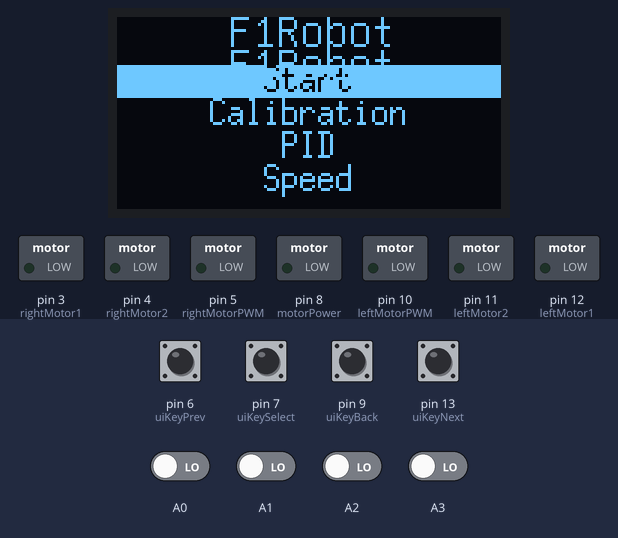
Bench run of a sketch on a simulated Arduino Nano, built with avr-gcc and run on an emulated ATmega328P. Shown: 128×64 one-colour display, switched loads named in the sketch (green lamp = pin HIGH). Inputs (shaded band) come from the test bench; at power-on: pin 6 (uiKeyPrev), pin 7 (uiKeySelect), pin 9 (uiKeyBack), pin 13 (uiKeyNext) HIGH, A0–3 LOW.

Above: at 1.2 s.
1.3 s: pin 7 (uiKeySelect) pulled LOW for 0.15 s
At 2.7 s:
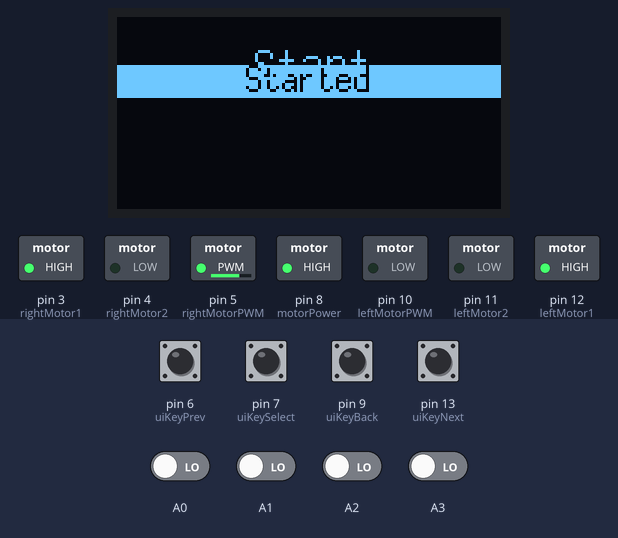
3.0 s: A0 driven HIGH
At 3.9 s:
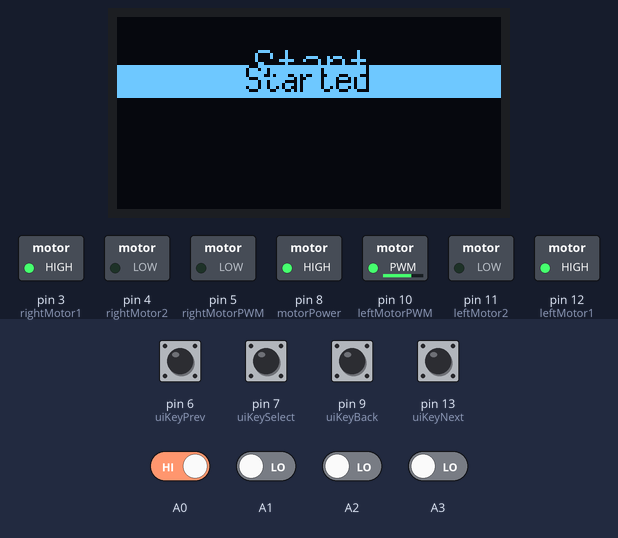
4.5 s: A1 driven HIGH
At 5.3 s:
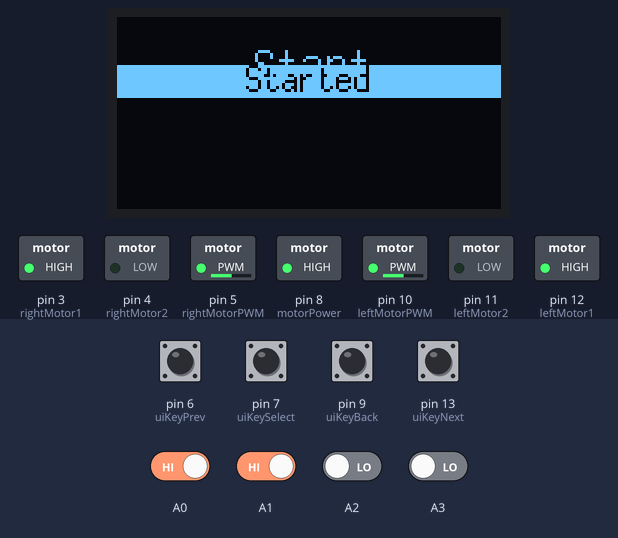
6.0 s: pin 9 (uiKeyBack) pulled LOW for 0.15 s
At 7.5 s:
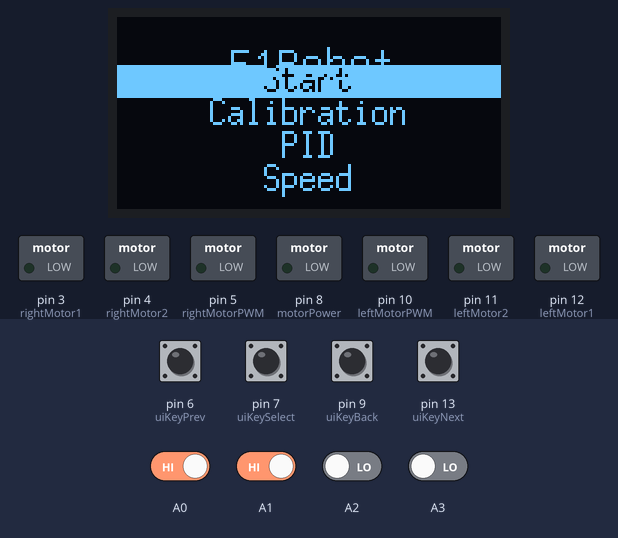
7.9 s: pin 13 (uiKeyNext) pulled LOW for 0.15 s
At 8.7 s:
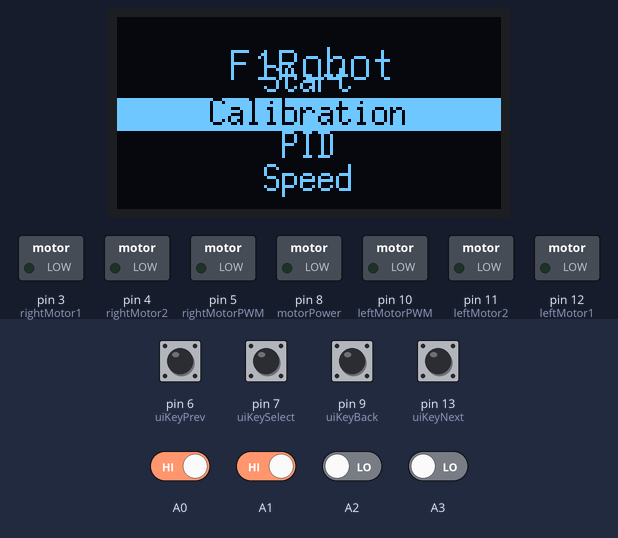
9.8 s: pin 7 (uiKeySelect) pulled LOW for 1 s
At 15.5 s:
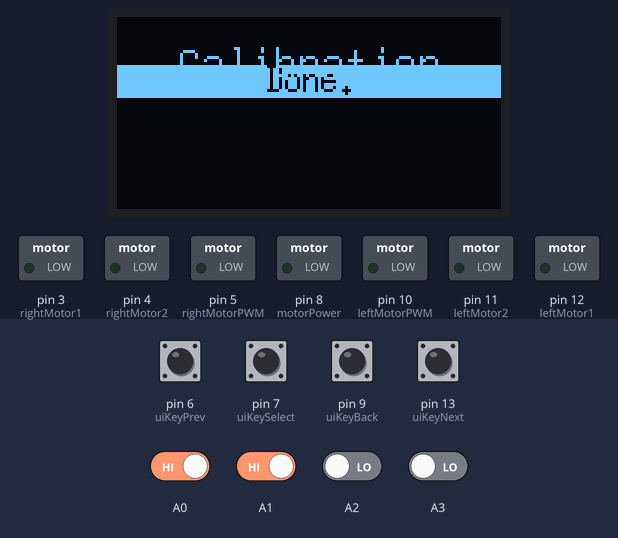
Timing chart, 0 to 16.5 s (numbered marks = the images above; inputs shaded):
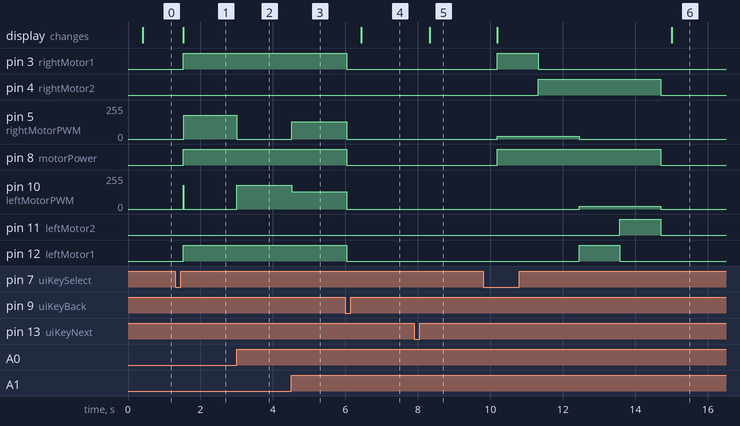

Measured:
- after the input at 1.3 s, pin 3 (rightMotor1), pin 8 (motorPower), pin 12 (leftMotor1): LOW → HIGH after 0.23 s; pin 5 (rightMotorPWM): 0/255 → 180/255 after 0.24 s; pin 10 (leftMotorPWM): 0/255 → 180/255 after 0.23 s, → 0/255 0.01 s later; the display: changes after 0.23 s (image 1)
- after the input at 3.0 s, pin 5 (rightMotorPWM): 180/255 → 0/255 at once; pin 10 (leftMotorPWM): 0/255 → 180/255 at once
- after the input at 4.5 s, pin 5 (rightMotorPWM): 0/255 → 130/255 at once; pin 10 (leftMotorPWM): 180/255 → 130/255 at once
- after the input at 6.0 s, pin 3 (rightMotor1), pin 8 (motorPower), pin 12 (leftMotor1): HIGH → LOW at once; pin 5 (rightMotorPWM), pin 10 (leftMotorPWM): 130/255 → 0/255 at once; the display: changes after 0.43 s (image 4)
- after the input at 7.9 s, the display: changes after 0.43 s (image 5)
- after the input at 9.8 s, pin 3 (rightMotor1): LOW → HIGH after 0.39 s, → LOW 1.1 s later; pin 4 (rightMotor2): LOW → HIGH after 1.5 s, → LOW 3.4 s later

The sketch:

LineFollowerRobot.ino
```cpp
#include <QTRSensors.h>
#include "U8glib.h"
#include <avr/eeprom.h>

// Comment the following line out when done debugging.
//#define DEBUG

// Use LOG("abc") to output "abc" on the Serial interface if DEBUG is enabled.
// If DEBUG is disabled then LOG("abc") has no effect.
#ifdef DEBUG
#define LOG(X) Serial.println(X)
#else
#define LOG(X)
#endif

// The OLED Display
U8GLIB_SSD1306_128X64 u8g(U8G_I2C_OPT_DEV_0 | U8G_I2C_OPT_NO_ACK | U8G_I2C_OPT_FAST); // Fast I2C / TWI

int maxSpeed = 180;
int baseSpeed = 130;

//Kp 1
//Kd 17
//250 max
//200 base
int Kp = 1;  // experiment to determine this, start by something small that just makes your bot follow the line at a slow speed
int Kd = 17;  // experiment to determine this, slowly increase the speeds and adjust this value. ( Note: Kp < Kd)
int parameters[] = { Kp, Kd, maxSpeed, baseSpeed };

#define NUM_SENSORS       6  // number of sensors used
#define TIMEOUT         2500 // waits for 2500 us for sensor outputs to go low
#define EMITTER_PIN       2  // emitter is controlled by digital pin 2

#define rightMotor1 3
#define rightMotor2 4
#define rightMotorPWM 5
#define leftMotor1 12
#define leftMotor2 11
#define leftMotorPWM 10
#define motorPower 8

#define KEY_NONE 0
#define KEY_PREV 1
#define KEY_NEXT 2
#define KEY_SELECT 3
#define KEY_BACK 4

uint8_t uiKeyPrev = 6;
uint8_t uiKeyNext = 13;
uint8_t uiKeySelect = 7;
uint8_t uiKeyBack = 9;

uint8_t uiKeyCodeFirst = KEY_NONE;
uint8_t uiKeyCodeSecond = KEY_NONE;
uint8_t uiKeyCode = KEY_NONE;

int lastError = 0;
int leftMotorSpeed = 0;
int rightMotorSpeed = 0;

bool doneCalibrating = false;

QTRSensorsRC qtrrc((unsigned char[]) {
  A1, A2, A3, A6, A7, A0
} , NUM_SENSORS, TIMEOUT, EMITTER_PIN);

unsigned int sensorValues[NUM_SENSORS];

#define MENU_ITEMS 4
#define PAGES 5
const char *titles[PAGES] = {
  "F1Robot",
  "Start",
  "Calibration",
  "PID",
  "Speed"
};

#define CALIBRATING "Calibrating..."
#define KP "Kp = "
#define KD "Kd = "
#define MAX_SPEED "Max Speed = "
#define BASE_SPEED "Base Speed = "
#define STARTED "Started"

const char *menu_strings[PAGES][MENU_ITEMS] = {
  { "Start", "Calibration", "PID", "Speed" },
  { STARTED, "", "", "" },
  { CALIBRATING, "", "", "" },
  { KP, KD, "", "" },
  { MAX_SPEED, BASE_SPEED, "", "" }
};
uint8_t page_current = 0;
uint8_t menu_current = 0;
uint8_t menu_redraw_required = 0;
uint8_t last_key_code = KEY_NONE;


void uiSetup(void) {
  pinMode(uiKeyPrev, INPUT_PULLUP);           // set pin to input with pullup
  pinMode(uiKeyNext, INPUT_PULLUP);           // set pin to input with pullup
  pinMode(uiKeySelect, INPUT_PULLUP);         // set pin to input with pullup
  pinMode(uiKeyBack, INPUT_PULLUP);           // set pin to input with pullup
}

void stopMotor() {
  digitalWrite(leftMotor1, LOW);
  digitalWrite(leftMotor2, LOW);
  digitalWrite(rightMotor1, LOW);
  digitalWrite(rightMotor2, LOW);
  digitalWrite(motorPower, LOW);
  analogWrite(leftMotorPWM, 0);
  analogWrite(rightMotorPWM, 0);
  leftMotorSpeed = 0;
  rightMotorSpeed = 0;
}

void turnRight() {
  digitalWrite(motorPower, HIGH);
  digitalWrite(rightMotor1, HIGH);
  digitalWrite(rightMotor2, LOW);
  analogWrite(rightMotorPWM, 20);
}

void turnBackRight() {
  digitalWrite(motorPower, HIGH);
  digitalWrite(rightMotor1, LOW);
  digitalWrite(rightMotor2, HIGH);
  analogWrite(rightMotorPWM, 20);
}

void turnLeft() {
  digitalWrite(motorPower, HIGH);
  digitalWrite(leftMotor1, HIGH);
  digitalWrite(leftMotor2, LOW);
  analogWrite(leftMotorPWM, 20);
}

void turnBackLeft() {
  digitalWrite(motorPower, HIGH);
  digitalWrite(leftMotor1, LOW);
  digitalWrite(leftMotor2, HIGH);
  analogWrite(leftMotorPWM, 20);
}

void calibration() {
  for (int i = 0; i < 100; i++) { // calibrate for sometime by sliding the sensors across the line, or you may use auto-calibration instead
    if (i < 50) {
      if (i < 25) {
        turnRight();
      } else {
        turnBackRight();
      }
      analogWrite(leftMotorPWM, 0);
    } else {
      if (i < 75) {
        turnLeft();
      } else {
        turnBackLeft();
      }
      analogWrite(rightMotorPWM, 0);
    }
    qtrrc.calibrate();
    delay(20);
  }
  stopMotor();
  doneCalibrating = true;
  menu_redraw_required = 1;
}

void setup() {
#ifdef DEBUG
  Serial.begin(9600);
#endif

  pinMode(rightMotor1, OUTPUT);
  pinMode(rightMotor2, OUTPUT);
  pinMode(rightMotorPWM, OUTPUT);
  pinMode(leftMotor1, OUTPUT);
  pinMode(leftMotor2, OUTPUT);
  pinMode(leftMotorPWM, OUTPUT);
  pinMode(motorPower, OUTPUT);

  // Read Kd, Kp, LSpeed and RSpeed from EEPROM
  eeprom_read_block((void*)&parameters, (void*)0, sizeof(parameters));
  if (parameters[0] > 0)
    Kp = parameters[0];
  if (parameters[1] > 0)
    Kd = parameters[1];
  if (parameters[2] >= 0)
    maxSpeed = parameters[2];
  if (parameters[3] >= 0)
    baseSpeed = parameters[3];

  // rotate screen, if required
  //u8g.setRot180();
  uiSetup();                    // setup key detection and debounce algorithm
  menu_redraw_required = 1;     // force initial redraw
  u8g.setHiColorByRGB(255, 255, 255);
}

void uiStep(void) {
  uiKeyCodeSecond = uiKeyCodeFirst;
  if ( digitalRead(uiKeyPrev) == LOW )
    uiKeyCodeFirst = KEY_PREV;
  else if ( digitalRead(uiKeyNext) == LOW )
    uiKeyCodeFirst = KEY_NEXT;
  else if ( digitalRead(uiKeySelect) == LOW )
    uiKeyCodeFirst = KEY_SELECT;
  else if ( digitalRead(uiKeyBack) == LOW )
    uiKeyCodeFirst = KEY_BACK;
  else
    uiKeyCodeFirst = KEY_NONE;

  if ( uiKeyCodeSecond == uiKeyCodeFirst )
    uiKeyCode = uiKeyCodeFirst;
  else
    uiKeyCode = KEY_NONE;

  delay(10);
}

void drawHeader(void) {
  u8g.setFont(u8g_font_unifont);
  u8g.setDefaultForegroundColor();
  u8g.drawStr((u8g.getWidth() - u8g.getStrWidth(titles[page_current])) / 2, 10, titles[page_current]);
}

char drawMenuPlaceholder[32]; // 32 chars is more than enough.
char drawMenuNumberPlaceholder[16]; // Here numbers are prepared.
bool writeMode = false;
bool parameter = false;
bool calibrate = false;
bool started   = false;

void run() {
  // Here we go.
  LOG("Go");
  unsigned int sensors[6];
  int position = qtrrc.readLine(sensors); // get calibrated readings along with the line position, refer to the QTR Sensors Arduino Library for more details on line position.

  int error = 2500 - position;

  int motorSpeed = Kp * error + Kd * (error - lastError);
  lastError = error;

  rightMotorSpeed = baseSpeed + motorSpeed;
  leftMotorSpeed = baseSpeed - motorSpeed;

  if (rightMotorSpeed > maxSpeed ) rightMotorSpeed = maxSpeed; // prevent the motor from going beyond max speed
  if (leftMotorSpeed > maxSpeed ) leftMotorSpeed = maxSpeed; // prevent the motor from going beyond max speed
  if (rightMotorSpeed < 0) rightMotorSpeed = 0; // keep the motor speed positive
  if (leftMotorSpeed < 0) leftMotorSpeed = 0; // keep the motor speed positive

  {
    digitalWrite(motorPower, HIGH); // move forward with appropriate speeds
    digitalWrite(rightMotor1, HIGH);
    digitalWrite(rightMotor2, LOW);
    analogWrite(rightMotorPWM, rightMotorSpeed);
    digitalWrite(motorPower, HIGH);
    digitalWrite(leftMotor1, HIGH);
    digitalWrite(leftMotor2, LOW);
    analogWrite(leftMotorPWM, leftMotorSpeed);
  }
}

void drawMenu(void) {
  uint8_t i, h;
  u8g_uint_t w, d;
  u8g.setFont(u8g_font_6x13);
  u8g.setFontRefHeightText();
  u8g.setFontPosTop();

  h = u8g.getFontAscent() - u8g.getFontDescent();
  w = u8g.getWidth();
  started = false;
  calibrate = false;

  for ( i = 0; i < MENU_ITEMS; i++ ) {
    const char* menu_item = menu_strings[page_current][i];
    bool param = false;
    if (strcmp(menu_item, CALIBRATING) == 0) {
      calibrate = true;
      if (doneCalibrating) {
        menu_item = "Done.";
      }
    }
    else if (strcmp(menu_item, KP) == 0) {
      sprintf(drawMenuNumberPlaceholder, "%d", Kp);
      strcpy(drawMenuPlaceholder, menu_item);
      menu_item = strcat(drawMenuPlaceholder, drawMenuNumberPlaceholder);
      param = true;
    }
    else if (strcmp(menu_item, KD) == 0) {
      sprintf(drawMenuNumberPlaceholder, "%d", Kd);
      strcpy(drawMenuPlaceholder, menu_item);
      menu_item = strcat(drawMenuPlaceholder, drawMenuNumberPlaceholder);
      param = true;
    }
    else if (strcmp(menu_item, MAX_SPEED) == 0) {
      sprintf(drawMenuNumberPlaceholder, "%d", maxSpeed);
      strcpy(drawMenuPlaceholder, menu_item);
      menu_item = strcat(drawMenuPlaceholder, drawMenuNumberPlaceholder);
      param = true;
    }
    else if (strcmp(menu_item, BASE_SPEED) == 0) {
      sprintf(drawMenuNumberPlaceholder, "%d", baseSpeed);
      strcpy(drawMenuPlaceholder, menu_item);
      menu_item = strcat(drawMenuPlaceholder, drawMenuNumberPlaceholder);
      param = true;
    }
    else if (strcmp(menu_item, STARTED) == 0) {
      started = true;
    }
    d = (w - u8g.getStrWidth(menu_item)) / 2;
    u8g.setDefaultForegroundColor();
    if ( i == menu_current ) {
      u8g.drawBox(0, 15 + (i * h + 1), w, h);
      u8g.setDefaultBackgroundColor();
      parameter = param;
    }
    u8g.drawStr(d, 15 + (i * h), menu_item);
    if (writeMode && i == menu_current) {
      u8g.drawStr(d + 1, 15 + (i * h), menu_item);
    }
  }

}

void updateMenu(void) {
  if ( uiKeyCode != KEY_NONE && last_key_code == uiKeyCode ) {
    return;
  }
  last_key_code = uiKeyCode;

  switch ( uiKeyCode ) {
    case KEY_NEXT:
      if ( writeMode ) {
        if ( page_current == 3 && menu_current == 0) { // Kp
          Kp--;
          if (Kp < 1)
            Kp = 1;
        }
        else if ( page_current == 3 && menu_current == 1) { // Kd
          Kd--;
          if (Kd < 1)
            Kd = 1;
        }
        else if ( page_current == 4 && menu_current == 0) { // maxSpeed
          maxSpeed--;
          if (maxSpeed < 0)
            maxSpeed = 0;
        }
        else if ( page_current == 4 && menu_current == 1) { // baseSpeed
          baseSpeed--;
          if (baseSpeed < 0)
            baseSpeed = 0;
        }
        menu_redraw_required = 1;
      }
      else {
        menu_current++;
        if ( menu_current >= MENU_ITEMS )
          menu_current = MENU_ITEMS - 1;
        if ( strlen(menu_strings[page_current][menu_current]) == 0 )
          menu_current--;
        menu_redraw_required = 1;
      }
      break;
    case KEY_PREV:
      if ( writeMode ) {
        if ( page_current == 3 && menu_current == 0) { // Kp
          Kp++;
        }
        else if ( page_current == 3 && menu_current == 1) { // Kd
          Kd++;
        }
        else if ( page_current == 4 && menu_current == 0) { // maxSpeed
          maxSpeed++;
        }
        else if ( page_current == 4 && menu_current == 1) { // baseSpeed
          baseSpeed++;
        }
        menu_redraw_required = 1;
      }
      else if ( menu_current > 0 ) {
        menu_current--;
        menu_redraw_required = 1;
      }
      break;
    case KEY_SELECT:
      if ( page_current == 0 ) {
        page_current = menu_current + 1;
        menu_current = 0;
        menu_redraw_required = 1;
        writeMode = false;
      } else {
        writeMode = parameter;
        menu_redraw_required = 1;
      }
      break;
    case KEY_BACK:
      if ( writeMode ) {
        // Store Kp, Kd, maxSpeed and baseSpeed in EEPROM
        parameters[0] = Kp;
        parameters[1] = Kd;
        parameters[2] = maxSpeed;
        parameters[3] = baseSpeed;
        eeprom_write_block((void*)&parameters, (void*)0, sizeof(parameters));

        writeMode = false;
        menu_redraw_required = 1;
      } else if ( page_current > 0 ) {
        menu_current = page_current - 1;
        page_current = 0;
        menu_redraw_required = 1;
        writeMode = false;
        doneCalibrating = false;
        started = false;
        stopMotor();
      }
      break;
  }
}

void loop() {
  LOG("Loop");

  uiStep();                     // check for key press
  if (  menu_redraw_required != 0 ) {
    u8g.firstPage();
    do  {
      drawHeader();
      drawMenu();
      drawHeader();
    } while ( u8g.nextPage() );
    menu_redraw_required = 0;
    if (calibrate && !doneCalibrating) {
      calibration();
    }
  }

  updateMenu();                 // update menu bar

  if (started) {
    run();
  }
}
```
